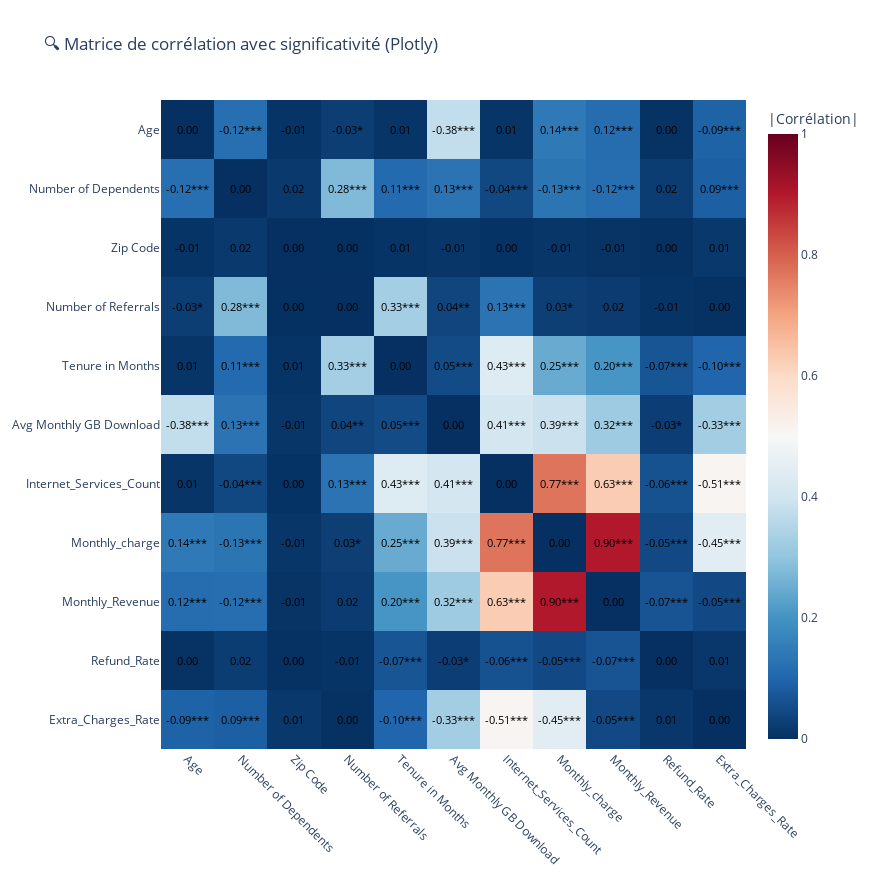

The cell this chart's notebook holds for it:
### Code cell
import plotly.graph_objects as go

# Calcul des matrices de corrélation et p-valeurs
corr = new_vars_quanti.corr()
pval = pd.DataFrame(np.ones(corr.shape), columns=corr.columns, index=corr.index)

for i in range(len(corr.columns)):
    for j in range(len(corr.columns)):
        if i != j:
            r, p = pearsonr(new_vars_quanti.iloc[:, i], new_vars_quanti.iloc[:, j])
            corr.iloc[i, j] = r
            pval.iloc[i, j] = p
        else:
            corr.iloc[i, j] = 0
            pval.iloc[i, j] = 1

# Annoter avec significativité
def corr_sig_annot(r, p):
    stars = ''
    if p < 0.001:
        stars = '***'
    elif p < 0.01:
        stars = '**'
    elif p < 0.05:
        stars = '*'
    return f'{r:.2f}{stars}'

annot = corr.copy().astype(str)
for i in range(len(corr.columns)):
    for j in range(len(corr.columns)):
        annot.iloc[i, j] = corr_sig_annot(corr.iloc[i, j], pval.iloc[i, j])

# Taille des cellules et de la figure
cell_size = 80
n = len(corr.columns)
fig_width = cell_size * n
fig_height = cell_size * n

# Heatmap
fig = go.Figure(data=go.Heatmap(
    z=corr.abs().values,
    x=corr.columns,
    y=corr.columns,
    colorscale='RdBu',
    reversescale=True,
    zmin=0,
    zmax=1,
    hoverinfo='text',
    text=annot.values,
    colorbar=dict(title='|Corrélation|')
))

# Annotations au centre des cases (taille police réduite à 11)
for i in range(n):
    for j in range(n):
        fig.add_annotation(dict(
            x=corr.columns[j],
            y=corr.columns[i],
            text=annot.iloc[i, j],
            showarrow=False,
            font=dict(color="black", size=11),  # 👈 taille réduite ici
            xanchor="center",
            yanchor="middle"
        ))

# Layout
fig.update_layout(
    title="🔍 Matrice de corrélation avec significativité (Plotly)",
    xaxis=dict(
        side="bottom",             # 👈 Abscisses en bas
        tickangle=45,
        tickfont=dict(size=12)
    ),
    yaxis=dict(
        autorange="reversed",
        tickfont=dict(size=12)
    ),
    width=fig_width,
    height=fig_height,
    margin=dict(t=100, l=120, b=100, r=120)
)

fig.show()

### Figure 1 — Plotly figure (JSON) as saved in the notebook; plotly's stock layout.template omitted (floating-point values rounded to 4 significant figures)
{"data": [{"colorbar": {"title": {"text": "|Corrélation|"}}, "colorscale": [[0, "rgb(103,0,31)"], [0.1, "rgb(178,24,43)"], [0.2, "rgb(214,96,77)"], [0.3, "rgb(244,165,130)"], [0.4, "rgb(253,219,199)"], [0.5, "rgb(247,247,247)"], [0.6, "rgb(209,229,240)"], [0.7, "rgb(146,197,222)"], [0.8, "rgb(67,147,195)"], [0.9, "rgb(33,102,172)"], [1, "rgb(5,48,97)"]], "hoverinfo": "text", "reversescale": true, "text": [["0.00", "-0.12***", "-0.01", "-0.03*", "0.01", "-0.38***", "0.01", "0.14***", "0.12***", "0.00", "-0.09***"], ["-0.12***", "0.00", "0.02", "0.28***", "0.11***", "0.13***", "-0.04***", "-0.13***", "-0.12***", "0.02", "0.09***"], ["-0.01", "0.02", "0.00", "0.00", "0.01", "-0.01", "0.00", "-0.01", "-0.01", "0.00", "0.01"], ["-0.03*", "0.28***", "0.00", "0.00", "0.33***", "0.04**", "0.13***", "0.03*", "0.02", "-0.01", "0.00"], ["0.01", "0.11***", "0.01", "0.33***", "0.00", "0.05***", "0.43***", "0.25***", "0.20***", "-0.07***", "-0.10***"], ["-0.38***", "0.13***", "-0.01", "0.04**", "0.05***", "0.00", "0.41***", "0.39***", "0.32***", "-0.03*", "-0.33***"], ["0.01", "-0.04***", "0.00", "0.13***", "0.43***", "0.41***", "0.00", "0.77***", "0.63***", "-0.06***", "-0.51***"], ["0.14***", "-0.13***", "-0.01", "0.03*", "0.25***", "0.39***", "0.77***", "0.00", "0.90***", "-0.05***", "-0.45***"], ["0.12***", "-0.12***", "-0.01", "0.02", "0.20***", "0.32***", "0.63***", "0.90***", "0.00", "-0.07***", "-0.05***"], ["0.00", "0.02", "0.00", "-0.01", "-0.07***", "-0.03*", "-0.06***", "-0.05***", "-0.07***", "0.00", "0.01"], ["-0.09***", "0.09***", "0.01", "0.00", "-0.10***", "-0.33***", "-0.51***", "-0.45***", "-0.05***", "0.01", "0.00"]], "type": "heatmap", "x": ["Age", "Number of Dependents", "Zip Code", "Number of Referrals", "Tenure in Months", "Avg Monthly GB Download", "Internet_Services_Count", "Monthly_charge", "Monthly_Revenue", "Refund_Rate", "Extra_Charges_Rate"], "y": ["Age", "Number of Dependents", "Zip Code", "Number of Referrals", "Tenure in Months", "Avg Monthly GB Download", "Internet_Services_Count", "Monthly_charge", "Monthly_Revenue", "Refund_Rate", "Extra_Charges_Rate"], "z": [[0, 0.119, 0.008183, 0.02514, 0.009927, 0.3766, 0.009725, 0.1423, 0.1157, 0.004659, 0.09353], [0.119, 0, 0.01649, 0.278, 0.1082, 0.13, 0.04399, 0.1323, 0.1176, 0.02201, 0.08734], [0.008183, 0.01649, 0, 0.001463, 0.007146, 0.011, 0.004759, 0.01112, 0.005954, 0.002252, 0.01438], [0.02514, 0.278, 0.001463, 0, 0.327, 0.03857, 0.1286, 0.02716, 0.02047, 0.006899, 0.003158], [0.009927, 0.1082, 0.007146, 0.327, 0, 0.04912, 0.431, 0.2469, 0.2048, 0.06839, 0.09941], [0.3766, 0.13, 0.011, 0.03857, 0.04912, 0, 0.4084, 0.391, 0.3193, 0.026, 0.3265], [0.009725, 0.04399, 0.004759, 0.1286, 0.431, 0.4084, 0, 0.771, 0.6283, 0.06311, 0.5104], [0.1423, 0.1323, 0.01112, 0.02716, 0.2469, 0.391, 0.771, 0, 0.9005, 0.04652, 0.446], [0.1157, 0.1176, 0.005954, 0.02047, 0.2048, 0.3193, 0.6283, 0.9005, 0, 0.06707, 0.047], [0.004659, 0.02201, 0.002252, 0.006899, 0.06839, 0.026, 0.06311, 0.04652, 0.06707, 0, 0.01292], [0.09353, 0.08734, 0.01438, 0.003158, 0.09941, 0.3265, 0.5104, 0.446, 0.047, 0.01292, 0]], "zmax": 1, "zmin": 0}], "layout": {"annotations": [{"font": {"color": "black", "size": 11}, "showarrow": false, "text": "0.00", "x": "Age", "xanchor": "center", "y": "Age", "yanchor": "middle"}, {"font": {"color": "black", "size": 11}, "showarrow": false, "text": "-0.12***", "x": "Number of Dependents", "xanchor": "center", "y": "Age", "yanchor": "middle"}, {"font": {"color": "black", "size": 11}, "showarrow": false, "text": "-0.01", "x": "Zip Code", "xanchor": "center", "y": "Age", "yanchor": "middle"}, {"font": {"color": "black", "size": 11}, "showarrow": false, "text": "-0.03*", "x": "Number of Referrals", "xanchor": "center", "y": "Age", "yanchor": "middle"}, {"font": {"color": "black", "size": 11}, "showarrow": false, "text": "0.01", "x": "Tenure in Months", "xanchor": "center", "y": "Age", "yanchor": "middle"}, {"font": {"color": "black", "size": 11}, "showarrow": false, "text": "-0.38***", "x": "Avg Monthly GB Download", "xanchor": "center", "y": "Age", "yanchor": "middle"}, {"font": {"color": "black", "size": 11}, "showarrow": false, "text": "0.01", "x": "Internet_Services_Count", "xanchor": "center", "y": "Age", "yanchor": "middle"}, {"font": {"color": "black", "size": 11}, "showarrow": false, "text": "0.14***", "x": "Monthly_charge", "xanchor": "center", "y": "Age", "yanchor": "middle"}, {"font": {"color": "black", "size": 11}, "showarrow": false, "text": "0.12***", "x": "Monthly_Revenue", "xanchor": "center", "y": "Age", "yanchor": "middle"}, {"font": {"color": "black", "size": 11}, "showarrow": false, "text": "0.00", "x": "Refund_Rate", "xanchor": "center", "y": "Age", "yanchor": "middle"}, {"font": {"color": "black", "size": 11}, "showarrow": false, "text": "-0.09***", "x": "Extra_Charges_Rate", "xanchor": "center", "y": "Age", "yanchor": "middle"}, {"font": {"color": "black", "size": 11}, "showarrow": false, "text": "-0.12***", "x": "Age", "xanchor": "center", "y": "Number of Dependents", "yanchor": "middle"}, {"font": {"color": "black", "size": 11}, "showarrow": false, "text": "0.00", "x": "Number of Dependents", "xanchor": "center", "y": "Number of Dependents", "yanchor": "middle"}, {"font": {"color": "black", "size": 11}, "showarrow": false, "text": "0.02", "x": "Zip Code", "xanchor": "center", "y": "Number of Dependents", "yanchor": "middle"}, {"font": {"color": "black", "size": 11}, "showarrow": false, "text": "0.28***", "x": "Number of Referrals", "xanchor": "center", "y": "Number of Dependents", "yanchor": "middle"}, {"font": {"color": "black", "size": 11}, "showarrow": false, "text": "0.11***", "x": "Tenure in Months", "xanchor": "center", "y": "Number of Dependents", "yanchor": "middle"}, {"font": {"color": "black", "size": 11}, "showarrow": false, "text": "0.13***", "x": "Avg Monthly GB Download", "xanchor": "center", "y": "Number of Dependents", "yanchor": "middle"}, {"font": {"color": "black", "size": 11}, "showarrow": false, "text": "-0.04***", "x": "Internet_Services_Count", "xanchor": "center", "y": "Number of Dependents", "yanchor": "middle"}, {"font": {"color": "black", "size": 11}, "showarrow": false, "text": "-0.13***", "x": "Monthly_charge", "xanchor": "center", "y": "Number of Dependents", "yanchor": "middle"}, {"font": {"color": "black", "size": 11}, "showarrow": false, "text": "-0.12***", "x": "Monthly_Revenue", "xanchor": "center", "y": "Number of Dependents", "yanchor": "middle"}, {"font": {"color": "black", "size": 11}, "showarrow": false, "text": "0.02", "x": "Refund_Rate", "xanchor": "center", "y": "Number of Dependents", "yanchor": "middle"}, {"font": {"color": "black", "size": 11}, "showarrow": false, "text": "0.09***", "x": "Extra_Charges_Rate", "xanchor": "center", "y": "Number of Dependents", "yanchor": "middle"}, {"font": {"color": "black", "size": 11}, "showarrow": false, "text": "-0.01", "x": "Age", "xanchor": "center", "y": "Zip Code", "yanchor": "middle"}, {"font": {"color": "black", "size": 11}, "showarrow": false, "text": "0.02", "x": "Number of Dependents", "xanchor": "center", "y": "Zip Code", "yanchor": "middle"}, {"font": {"color": "black", "size": 11}, "showarrow": false, "text": "0.00", "x": "Zip Code", "xanchor": "center", "y": "Zip Code", "yanchor": "middle"}, {"font": {"color": "black", "size": 11}, "showarrow": false, "text": "0.00", "x": "Number of Referrals", "xanchor": "center", "y": "Zip Code", "yanchor": "middle"}, {"font": {"color": "black", "size": 11}, "showarrow": false, "text": "0.01", "x": "Tenure in Months", "xanchor": "center", "y": "Zip Code", "yanchor": "middle"}, {"font": {"color": "black", "size": 11}, "showarrow": false, "text": "-0.01", "x": "Avg Monthly GB Download", "xanchor": "center", "y": "Zip Code", "yanchor": "middle"}, {"font": {"color": "black", "size": 11}, "showarrow": false, "text": "0.00", "x": "Internet_Services_Count", "xanchor": "center", "y": "Zip Code", "yanchor": "middle"}, {"font": {"color": "black", "size": 11}, "showarrow": false, "text": "-0.01", "x": "Monthly_charge", "xanchor": "center", "y": "Zip Code", "yanchor": "middle"}, {"font": {"color": "black", "size": 11}, "showarrow": false, "text": "-0.01", "x": "Monthly_Revenue", "xanchor": "center", "y": "Zip Code", "yanchor": "middle"}, {"font": {"color": "black", "size": 11}, "showarrow": false, "text": "0.00", "x": "Refund_Rate", "xanchor": "center", "y": "Zip Code", "yanchor": "middle"}, {"font": {"color": "black", "size": 11}, "showarrow": false, "text": "0.01", "x": "Extra_Charges_Rate", "xanchor": "center", "y": "Zip Code", "yanchor": "middle"}, {"font": {"color": "black", "size": 11}, "showarrow": false, "text": "-0.03*", "x": "Age", "xanchor": "center", "y": "Number of Referrals", "yanchor": "middle"}, {"font": {"color": "black", "size": 11}, "showarrow": false, "text": "0.28***", "x": "Number of Dependents", "xanchor": "center", "y": "Number of Referrals", "yanchor": "middle"}, {"font": {"color": "black", "size": 11}, "showarrow": false, "text": "0.00", "x": "Zip Code", "xanchor": "center", "y": "Number of Referrals", "yanchor": "middle"}, {"font": {"color": "black", "size": 11}, "showarrow": false, "text": "0.00", "x": "Number of Referrals", "xanchor": "center", "y": "Number of Referrals", "yanchor": "middle"}, {"font": {"color": "black", "size": 11}, "showarrow": false, "text": "0.33***", "x": "Tenure in Months", "xanchor": "center", "y": "Number of Referrals", "yanchor": "middle"}, {"font": {"color": "black", "size": 11}, "showarrow": false, "text": "0.04**", "x": "Avg Monthly GB Download", "xanchor": "center", "y": "Number of Referrals", "yanchor": "middle"}, {"font": {"color": "black", "size": 11}, "showarrow": false, "text": "0.13***", "x": "Internet_Services_Count", "xanchor": "center", "y": "Number of Referrals", "yanchor": "middle"}, {"font": {"color": "black", "size": 11}, "showarrow": false, "text": "0.03*", "x": "Monthly_charge", "xanchor": "center", "y": "Number of Referrals", "yanchor": "middle"}, {"font": {"color": "black", "size": 11}, "showarrow": false, "text": "0.02", "x": "Monthly_Revenue", "xanchor": "center", "y": "Number of Referrals", "yanchor": "middle"}, {"font": {"color": "black", "size": 11}, "showarrow": false, "text": "-0.01", "x": "Refund_Rate", "xanchor": "center", "y": "Number of Referrals", "yanchor": "middle"}, {"font": {"color": "black", "size": 11}, "showarrow": false, "text": "0.00", "x": "Extra_Charges_Rate", "xanchor": "center", "y": "Number of Referrals", "yanchor": "middle"}, {"font": {"color": "black", "size": 11}, "showarrow": false, "text": "0.01", "x": "Age", "xanchor": "center", "y": "Tenure in Months", "yanchor": "middle"}, {"font": {"color": "black", "size": 11}, "showarrow": false, "text": "0.11***", "x": "Number of Dependents", "xanchor": "center", "y": "Tenure in Months", "yanchor": "middle"}, {"font": {"color": "black", "size": 11}, "showarrow": false, "text": "0.01", "x": "Zip Code", "xanchor": "center", "y": "Tenure in Months", "yanchor": "middle"}, {"font": {"color": "black", "size": 11}, "showarrow": false, "text": "0.33***", "x": "Number of Referrals", "xanchor": "center", "y": "Tenure in Months", "yanchor": "middle"}, {"font": {"color": "black", "size": 11}, "showarrow": false, "text": "0.00", "x": "Tenure in Months", "xanchor": "center", "y": "Tenure in Months", "yanchor": "middle"}, {"font": {"color": "black", "size": 11}, "showarrow": false, "text": "0.05***", "x": "Avg Monthly GB Download", "xanchor": "center", "y": "Tenure in Months", "yanchor": "middle"}, {"font": {"color": "black", "size": 11}, "showarrow": false, "text": "0.43***", "x": "Internet_Services_Count", "xanchor": "center", "y": "Tenure in Months", "yanchor": "middle"}, {"font": {"color": "black", "size": 11}, "showarrow": false, "text": "0.25***", "x": "Monthly_charge", "xanchor": "center", "y": "Tenure in Months", "yanchor": "middle"}, {"font": {"color": "black", "size": 11}, "showarrow": false, "text": "0.20***", "x": "Monthly_Revenue", "xanchor": "center", "y": "Tenure in Months", "yanchor": "middle"}, {"font": {"color": "black", "size": 11}, "showarrow": false, "text": "-0.07***", "x": "Refund_Rate", "xanchor": "center", "y": "Tenure in Months", "yanchor": "middle"}, {"font": {"color": "black", "size": 11}, "showarrow": false, "text": "-0.10***", "x": "Extra_Charges_Rate", "xanchor": "center", "y": "Tenure in Months", "yanchor": "middle"}, {"font": {"color": "black", "size": 11}, "showarrow": false, "text": "-0.38***", "x": "Age", "xanchor": "center", "y": "Avg Monthly GB Download", "yanchor": "middle"}, {"font": {"color": "black", "size": 11}, "showarrow": false, "text": "0.13***", "x": "Number of Dependents", "xanchor": "center", "y": "Avg Monthly GB Download", "yanchor": "middle"}, {"font": {"color": "black", "size": 11}, "showarrow": false, "text": "-0.01", "x": "Zip Code", "xanchor": "center", "y": "Avg Monthly GB Download", "yanchor": "middle"}, {"font": {"color": "black", "size": 11}, "showarrow": false, "text": "0.04**", "x": "Number of Referrals", "xanchor": "center", "y": "Avg Monthly GB Download", "yanchor": "middle"}, {"font": {"color": "black", "size": 11}, "showarrow": false, "text": "0.05***", "x": "Tenure in Months", "xanchor": "center", "y": "Avg Monthly GB Download", "yanchor": "middle"}, {"font": {"color": "black", "size": 11}, "showarrow": false, "text": "0.00", "x": "Avg Monthly GB Download", "xanchor": "center", "y": "Avg Monthly GB Download", "yanchor": "middle"}, {"font": {"color": "black", "size": 11}, "showarrow": false, "text": "0.41***", "x": "Internet_Services_Count", "xanchor": "center", "y": "Avg Monthly GB Download", "yanchor": "middle"}, {"font": {"color": "black", "size": 11}, "showarrow": false, "text": "0.39***", "x": "Monthly_charge", "xanchor": "center", "y": "Avg Monthly GB Download", "yanchor": "middle"}, {"font": {"color": "black", "size": 11}, "showarrow": false, "text": "0.32***", "x": "Monthly_Revenue", "xanchor": "center", "y": "Avg Monthly GB Download", "yanchor": "middle"}, {"font": {"color": "black", "size": 11}, "showarrow": false, "text": "-0.03*", "x": "Refund_Rate", "xanchor": "center", "y": "Avg Monthly GB Download", "yanchor": "middle"}, {"font": {"color": "black", "size": 11}, "showarrow": false, "text": "-0.33***", "x": "Extra_Charges_Rate", "xanchor": "center", "y": "Avg Monthly GB Download", "yanchor": "middle"}, {"font": {"color": "black", "size": 11}, "showarrow": false, "text": "0.01", "x": "Age", "xanchor": "center", "y": "Internet_Services_Count", "yanchor": "middle"}, {"font": {"color": "black", "size": 11}, "showarrow": false, "text": "-0.04***", "x": "Number of Dependents", "xanchor": "center", "y": "Internet_Services_Count", "yanchor": "middle"}, {"font": {"color": "black", "size": 11}, "showarrow": false, "text": "0.00", "x": "Zip Code", "xanchor": "center", "y": "Internet_Services_Count", "yanchor": "middle"}, {"font": {"color": "black", "size": 11}, "showarrow": false, "text": "0.13***", "x": "Number of Referrals", "xanchor": "center", "y": "Internet_Services_Count", "yanchor": "middle"}, {"font": {"color": "black", "size": 11}, "showarrow": false, "text": "0.43***", "x": "Tenure in Months", "xanchor": "center", "y": "Internet_Services_Count", "yanchor": "middle"}, {"font": {"color": "black", "size": 11}, "showarrow": false, "text": "0.41***", "x": "Avg Monthly GB Download", "xanchor": "center", "y": "Internet_Services_Count", "yanchor": "middle"}, {"font": {"color": "black", "size": 11}, "showarrow": false, "text": "0.00", "x": "Internet_Services_Count", "xanchor": "center", "y": "Internet_Services_Count", "yanchor": "middle"}, {"font": {"color": "black", "size": 11}, "showarrow": false, "text": "0.77***", "x": "Monthly_charge", "xanchor": "center", "y": "Internet_Services_Count", "yanchor": "middle"}, {"font": {"color": "black", "size": 11}, "showarrow": false, "text": "0.63***", "x": "Monthly_Revenue", "xanchor": "center", "y": "Internet_Services_Count", "yanchor": "middle"}, {"font": {"color": "black", "size": 11}, "showarrow": false, "text": "-0.06***", "x": "Refund_Rate", "xanchor": "center", "y": "Internet_Services_Count", "yanchor": "middle"}, {"font": {"color": "black", "size": 11}, "showarrow": false, "text": "-0.51***", "x": "Extra_Charges_Rate", "xanchor": "center", "y": "Internet_Services_Count", "yanchor": "middle"}, {"font": {"color": "black", "size": 11}, "showarrow": false, "text": "0.14***", "x": "Age", "xanchor": "center", "y": "Monthly_charge", "yanchor": "middle"}, {"font": {"color": "black", "size": 11}, "showarrow": false, "text": "-0.13***", "x": "Number of Dependents", "xanchor": "center", "y": "Monthly_charge", "yanchor": "middle"}, {"font": {"color": "black", "size": 11}, "showarrow": false, "text": "-0.01", "x": "Zip Code", "xanchor": "center", "y": "Monthly_charge", "yanchor": "middle"}, {"font": {"color": "black", "size": 11}, "showarrow": false, "text": "0.03*", "x": "Number of Referrals", "xanchor": "center", "y": "Monthly_charge", "yanchor": "middle"}, {"font": {"color": "black", "size": 11}, "showarrow": false, "text": "0.25***", "x": "Tenure in Months", "xanchor": "center", "y": "Monthly_charge", "yanchor": "middle"}, {"font": {"color": "black", "size": 11}, "showarrow": false, "text": "0.39***", "x": "Avg Monthly GB Download", "xanchor": "center", "y": "Monthly_charge", "yanchor": "middle"}, {"font": {"color": "black", "size": 11}, "showarrow": false, "text": "0.77***", "x": "Internet_Services_Count", "xanchor": "center", "y": "Monthly_charge", "yanchor": "middle"}, {"font": {"color": "black", "size": 11}, "showarrow": false, "text": "0.00", "x": "Monthly_charge", "xanchor": "center", "y": "Monthly_charge", "yanchor": "middle"}, {"font": {"color": "black", "size": 11}, "showarrow": false, "text": "0.90***", "x": "Monthly_Revenue", "xanchor": "center", "y": "Monthly_charge", "yanchor": "middle"}, {"font": {"color": "black", "size": 11}, "showarrow": false, "text": "-0.05***", "x": "Refund_Rate", "xanchor": "center", "y": "Monthly_charge", "yanchor": "middle"}, {"font": {"color": "black", "size": 11}, "showarrow": false, "text": "-0.45***", "x": "Extra_Charges_Rate", "xanchor": "center", "y": "Monthly_charge", "yanchor": "middle"}, {"font": {"color": "black", "size": 11}, "showarrow": false, "text": "0.12***", "x": "Age", "xanchor": "center", "y": "Monthly_Revenue", "yanchor": "middle"}, {"font": {"color": "black", "size": 11}, "showarrow": false, "text": "-0.12***", "x": "Number of Dependents", "xanchor": "center", "y": "Monthly_Revenue", "yanchor": "middle"}, {"font": {"color": "black", "size": 11}, "showarrow": false, "text": "-0.01", "x": "Zip Code", "xanchor": "center", "y": "Monthly_Revenue", "yanchor": "middle"}, {"font": {"color": "black", "size": 11}, "showarrow": false, "text": "0.02", "x": "Number of Referrals", "xanchor": "center", "y": "Monthly_Revenue", "yanchor": "middle"}, {"font": {"color": "black", "size": 11}, "showarrow": false, "text": "0.20***", "x": "Tenure in Months", "xanchor": "center", "y": "Monthly_Revenue", "yanchor": "middle"}, {"font": {"color": "black", "size": 11}, "showarrow": false, "text": "0.32***", "x": "Avg Monthly GB Download", "xanchor": "center", "y": "Monthly_Revenue", "yanchor": "middle"}, {"font": {"color": "black", "size": 11}, "showarrow": false, "text": "0.63***", "x": "Internet_Services_Count", "xanchor": "center", "y": "Monthly_Revenue", "yanchor": "middle"}, {"font": {"color": "black", "size": 11}, "showarrow": false, "text": "0.90***", "x": "Monthly_charge", "xanchor": "center", "y": "Monthly_Revenue", "yanchor": "middle"}, {"font": {"color": "black", "size": 11}, "showarrow": false, "text": "0.00", "x": "Monthly_Revenue", "xanchor": "center", "y": "Monthly_Revenue", "yanchor": "middle"}, {"font": {"color": "black", "size": 11}, "showarrow": false, "text": "-0.07***", "x": "Refund_Rate", "xanchor": "center", "y": "Monthly_Revenue", "yanchor": "middle"}, {"font": {"color": "black", "size": 11}, "showarrow": false, "text": "-0.05***", "x": "Extra_Charges_Rate", "xanchor": "center", "y": "Monthly_Revenue", "yanchor": "middle"}, {"font": {"color": "black", "size": 11}, "showarrow": false, "text": "0.00", "x": "Age", "xanchor": "center", "y": "Refund_Rate", "yanchor": "middle"}, {"font": {"color": "black", "size": 11}, "showarrow": false, "text": "0.02", "x": "Number of Dependents", "xanchor": "center", "y": "Refund_Rate", "yanchor": "middle"}, {"font": {"color": "black", "size": 11}, "showarrow": false, "text": "0.00", "x": "Zip Code", "xanchor": "center", "y": "Refund_Rate", "yanchor": "middle"}, {"font": {"color": "black", "size": 11}, "showarrow": false, "text": "-0.01", "x": "Number of Referrals", "xanchor": "center", "y": "Refund_Rate", "yanchor": "middle"}, {"font": {"color": "black", "size": 11}, "showarrow": false, "text": "-0.07***", "x": "Tenure in Months", "xanchor": "center", "y": "Refund_Rate", "yanchor": "middle"}, {"font": {"color": "black", "size": 11}, "showarrow": false, "text": "-0.03*", "x": "Avg Monthly GB Download", "xanchor": "center", "y": "Refund_Rate", "yanchor": "middle"}, {"font": {"color": "black", "size": 11}, "showarrow": false, "text": "-0.06***", "x": "Internet_Services_Count", "xanchor": "center", "y": "Refund_Rate", "yanchor": "middle"}, {"font": {"color": "black", "size": 11}, "showarrow": false, "text": "-0.05***", "x": "Monthly_charge", "xanchor": "center", "y": "Refund_Rate", "yanchor": "middle"}, {"font": {"color": "black", "size": 11}, "showarrow": false, "text": "-0.07***", "x": "Monthly_Revenue", "xanchor": "center", "y": "Refund_Rate", "yanchor": "middle"}, {"font": {"color": "black", "size": 11}, "showarrow": false, "text": "0.00", "x": "Refund_Rate", "xanchor": "center", "y": "Refund_Rate", "yanchor": "middle"}, {"font": {"color": "black", "size": 11}, "showarrow": false, "text": "0.01", "x": "Extra_Charges_Rate", "xanchor": "center", "y": "Refund_Rate", "yanchor": "middle"}, {"font": {"color": "black", "size": 11}, "showarrow": false, "text": "-0.09***", "x": "Age", "xanchor": "center", "y": "Extra_Charges_Rate", "yanchor": "middle"}, {"font": {"color": "black", "size": 11}, "showarrow": false, "text": "0.09***", "x": "Number of Dependents", "xanchor": "center", "y": "Extra_Charges_Rate", "yanchor": "middle"}, {"font": {"color": "black", "size": 11}, "showarrow": false, "text": "0.01", "x": "Zip Code", "xanchor": "center", "y": "Extra_Charges_Rate", "yanchor": "middle"}, {"font": {"color": "black", "size": 11}, "showarrow": false, "text": "0.00", "x": "Number of Referrals", "xanchor": "center", "y": "Extra_Charges_Rate", "yanchor": "middle"}, {"font": {"color": "black", "size": 11}, "showarrow": false, "text": "-0.10***", "x": "Tenure in Months", "xanchor": "center", "y": "Extra_Charges_Rate", "yanchor": "middle"}, {"font": {"color": "black", "size": 11}, "showarrow": false, "text": "-0.33***", "x": "Avg Monthly GB Download", "xanchor": "center", "y": "Extra_Charges_Rate", "yanchor": "middle"}, {"font": {"color": "black", "size": 11}, "showarrow": false, "text": "-0.51***", "x": "Internet_Services_Count", "xanchor": "center", "y": "Extra_Charges_Rate", "yanchor": "middle"}, {"font": {"color": "black", "size": 11}, "showarrow": false, "text": "-0.45***", "x": "Monthly_charge", "xanchor": "center", "y": "Extra_Charges_Rate", "yanchor": "middle"}, {"font": {"color": "black", "size": 11}, "showarrow": false, "text": "-0.05***", "x": "Monthly_Revenue", "xanchor": "center", "y": "Extra_Charges_Rate", "yanchor": "middle"}, {"font": {"color": "black", "size": 11}, "showarrow": false, "text": "0.01", "x": "Refund_Rate", "xanchor": "center", "y": "Extra_Charges_Rate", "yanchor": "middle"}, {"font": {"color": "black", "size": 11}, "showarrow": false, "text": "0.00", "x": "Extra_Charges_Rate", "xanchor": "center", "y": "Extra_Charges_Rate", "yanchor": "middle"}], "dragmode": "zoom", "height": 880, "margin": {"b": 100, "l": 120, "r": 120, "t": 100}, "title": {"text": "🔍 Matrice de corrélation avec significativité (Plotly)"}, "width": 880, "xaxis": {"autorange": true, "range": [-0.5319, 10.53], "side": "bottom", "tickangle": 45, "tickfont": {"size": 12}, "type": "category"}, "yaxis": {"autorange": true, "range": [10.5, -0.5], "tickfont": {"size": 12}, "type": "category"}}}
